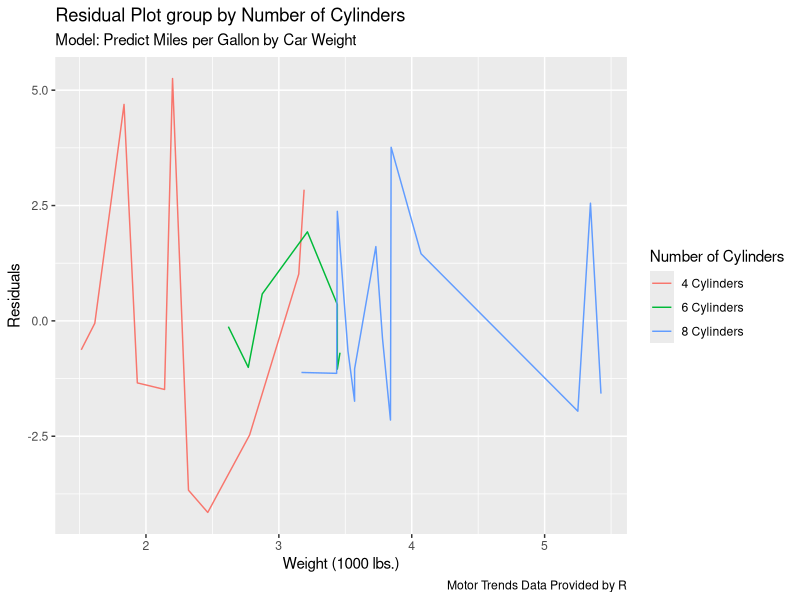

Write R code to recreate this figure.
## ---- chunk 1
knitr::opts_chunk$set(collapse = TRUE)
library(tidyverse)
library(modelr)
library(broom)

mtcars <- as_tibble(mtcars)
mtcars <- mtcars %>% 
  mutate(cyl = factor(cyl, labels = c("4 Cylinders", "6 Cylinders", "8 Cylinders")))
## ---- chunk 2
mtcars_group <- mtcars %>% 
  group_by(cyl)

mtcars_group
## ---- chunk 3
mtcars_nest <- mtcars_group %>% 
  nest()

mtcars_nest
## ---- chunk 4
mtcars_fit_model <- function(df) {
  lm(mpg ~ wt, data=df)
}

mtcars_model <- mtcars_nest %>% 
  mutate(model = map(data, mtcars_fit_model))
## ---- chunk 5
mtcars_model_info <- mtcars_model %>% 
  mutate(residuals = map2(data, model, add_residuals)) %>% 
  mutate(predictions = map2(data, model, add_predictions))
## ---- chunk 6
mtcars_model_full_info <- mtcars_model_info %>% 
  mutate(tidy = map(model, tidy)) %>% 
  mutate(glance = map(model, glance))
## ---- chunk 7
mtcars_model_full_info %>% 
  unnest(residuals) %>% 
  ggplot(aes(x = wt, y = resid)) +
  geom_line(aes(color = cyl)) +
  labs(title = "Residual Plot group by Number of Cylinders", subtitle = "Model: Predict Miles per Gallon by Car Weight", x = "Weight (1000 lbs.)", y= "Residuals", color = "Number of Cylinders", caption = "Motor Trends Data Provided by R")
## ---- chunk 8
mtcars_model_full_info %>% 
  unnest(tidy) %>% 
  unnest(glance, names_repair = "unique") %>% 
  select(-(data:predictions))
